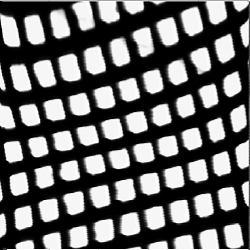
#> input picture Image Processing/Init_250.bmp, 250 x 250 px
$ python 'Image Process Black.py'
#> lines starting #> are read from the running program, lines starting #| are printed output that depends on the picture; after the words box and inside, x2 and y2 are one past the last pixel; in counts of white or black regions, pixels touching at a corner belong together
# The program will take in a slightly warped grid and output a true grid by remapping every point.
# It will track a line of centers, then "straighten" the lines using the average function
# Afterwards, it will take the new lines and arrange them so they closely match a square grid
# with the same rough orientation and size (via average area, average slope of lines)
# this whole transform changes an LUT of each region's upper right corner, and
# linear interpolation is used to transform the image for all future samples.

import numpy as np
import scipy.interpolate as inter
from scipy import ndimage as ndi
import skimage as ski
import skimage.morphology as morph
import skimage.feature as feat
import matplotlib.pyplot as plt
import queue
import copy

squarewidth = 20
squaredist = 5
img_size = 250


class RegionFinder:
    def __init__(self):
        # Grid Properties (actual size is 11 x 8)
        self.ysize = 16
        self.xsize = 16
        self.vsize = 25
        self.wsize = 25

        fig, self.axes = plt.subplots(1, 3)
        self.init = ski.io.imread('Init_250.bmp', as_gray=True)
#> self.init is the input picture: shape (250, 250) float64; min 0, max 1, mean 0.413

        self.axes[0].imshow(self.init, cmap=plt.cm.gray, interpolation='nearest')

        self.warpcenters = self.findWarpedCenters()
        self.latticecenters = self.labelCenters()
        print(self.latticecenters)

        xs = [x[1] for x in self.warpcenters]
        ys = [x[0] for x in self.warpcenters]
        self.axes[0].scatter(xs, ys, s=10)
        self.axes[2].scatter(xs, ys, s=10)

        self.ideal = self.getIdealGrid(self.vsize, self.wsize, self.xsize, self.ysize, 0, 0, 0)
        xss = [x[1] for x in self.ideal.values()]
        yss = [x[0] for x in self.ideal.values()]
        self.axes[0].scatter(xss, yss, s=10)

        fig, tester = plt.subplots(1, 1)
        tester.imshow(self.init, cmap=plt.cm.gray, interpolation='nearest')
        tester.scatter(xs, ys, s=10)

        for pt in self.latticecenters:
            tester.text(pt[0][1], pt[0][0], pt[1].__repr__(), color='white')

        # the axes get flipped because of weird coordinate shenanigans
        self.luty, self.lutx = self.generateMapping(self.latticecenters, self.ideal)
        self.init = self.convertPicture()
        self.axes[1].imshow(ski.io.imread('whitesq.jpg', as_gray=True), cmap=plt.cm.gray)
        self.axes[1].imshow(self.init, cmap=plt.cm.gray)

        xsss = []
        ysss = []
        for i in range(len(xs)):
            xsss.append(int(xs[i] + self.lutx(xs[i], ys[i])))
            ysss.append(int(ys[i] + self.luty(xs[i], ys[i])))

        self.axes[1].scatter(xsss, ysss, s=10)

        # fig, final = plt.subplots(1, 1)
        # final.imshow(self.init, cmap=plt.cm.gray)

        plt.show()

    def findWarpedCenters(self):
        init = self.init

        edges = feat.canny(init, sigma=3.5)
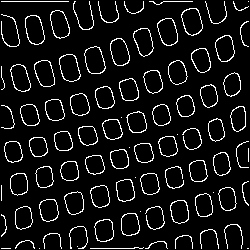
#> edges: shape (250, 250) bool; 8.2% white in thin lines or dots
        edges = morph.dilation(edges)
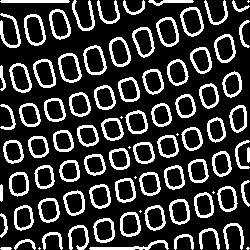
#> edges: shape (250, 250) bool; 22.2% white; 87 white regions (9 under 20 px), largest, box (x1, y1, x2, y2) and area: (89, 240, 169, 250) 256, (24, 14, 46, 46) 234, (0, 13, 21, 48) 233
        filled = ndi.binary_fill_holes(edges)
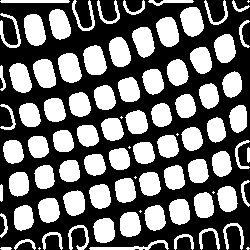
#> filled: shape (250, 250) bool; 42.8% white; 87 white regions (9 under 20 px), largest, box (x1, y1, x2, y2) and area: (24, 14, 46, 46) 549, (58, 53, 82, 83) 548, (83, 45, 107, 75) 546
        filled = morph.erosion(filled)
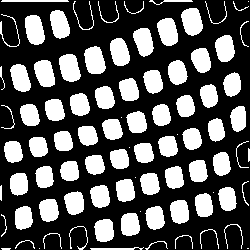
#> filled: shape (250, 250) bool; 34% white; 88 white regions (10 under 20 px), largest, box (x1, y1, x2, y2) and area: (25, 15, 45, 45) 470, (59, 54, 81, 82) 470, (84, 46, 106, 74) 468
        filled = morph.remove_small_objects(filled, min_size=70)
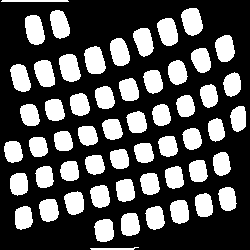
#> filled: shape (250, 250) bool; 32.2% white; 56 white regions
        labeled, _ = ndi.label(filled)
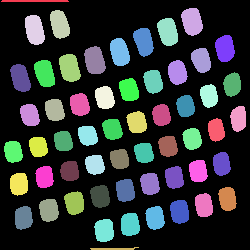
#> labeled: shape (250, 250) int32; 57 distinct labels, from 0 to 56; one colour per label, 0 black

        properties = ski.measure.regionprops(labeled)
#> properties = 56 regions; largest, box (x1, y1, x2, y2) and area: (25, 15, 45, 45) 470, (59, 54, 81, 82) 470, (84, 46, 106, 74) 468, (181, 8, 203, 36) 465, (157, 18, 178, 46) 453
        centers = []
        avg_area = 0
        for k in properties:
            avg_area += k.area
#> this loop made 56 passes
#> avg_area on passes 1 to 12: 134, 599, 1033, 1503, 1956, 2389, 2808, 3241, 3709, 4092, 4562, 4999
#> after the loop, avg_area = 20125
        avg_area /= len(properties)
#> avg_area = 359.4

        for k in properties:
            if 0.5 < k.area / avg_area < 1.5:
                centers.append(k.centroid)
                newcoords = k.coords
                for q in range(len(k.coords)):
                    newcoords[q][1] = k.coords[q][0]
                    newcoords[q][0] = k.coords[q][1]
#> this loop made 56 passes
#> after the loop, centers = 54 pairs, first value 21.07 to 230, second value 12.82 to 238.1

        centers = [(round(x), round(y)) for x, y in centers]
#> centers = 54 pairs, first value 21 to 230, second value 13 to 238
#> in __init__, `self.warpcenters = self.findWarpedCenters()`: self.warpcenters has the same summary as centers in findWarpedCenters

        return centers

    def labelCenters(self):
        latticecenters = []
        oorigin = [1000, 1000]
        curmin = 100000000
        for pt in self.warpcenters:
            if self.distBWPts((125, 125), pt) < curmin:
                curmin = self.distBWPts((125, 125), pt)
                oorigin = pt
#> this loop made 54 passes
#> (curmin, oorigin) on passes 1, 2, 4, 5, 7, 8, 14, 16, 18, 25: (123.7, (21, 192)), (120.7, (24, 59)), (103, (31, 167)), (85.91, (41, 143)), (73.25, (52, 119)), (72.01, (60, 94)), (52.15, (81, 153)), (36.22, (89, 129)), (35, (97, 104)), (11.4, (122, 136))
#> pt on passes 3, 6, 9, 10, 11, 12: (29, 34), (48, 225), (60, 201), (67, 69), (73, 44), (72, 177)
#> after the loop, curmin = 11.4

        initpt = (oorigin, (0, 0))
#> initpt = ((122, 136), (0, 0))
        visited = {}
        BFS = queue.Queue()
        BFS.put(initpt)
        count = 0
        # BFS to fill up all the points
        while BFS.empty() is not True:
            pt = BFS.get()
            count += 1
            if pt[1] in visited:
                continue
            else:
                latticecenters.append(pt)
                visited[pt[1]] = True
            neighbors = self.getNeighbors(pt[0])
            coords = ((0, 1), (-1, 0), (0, -1), (1, 0))
            for i in range(4):
                newcor = (pt[1][0] + coords[i][0], pt[1][1] + coords[i][1])
                if type(neighbors[i]) is not int:
                    BFS.put((neighbors[i][1], newcor))
#> in __init__, `xs = [x[1] for x in self.warpcenters]`: xs = 54 values, max 238 at index 23, min 13 at index 32, mean 124.9
#> in __init__, `ys = [x[0] for x in self.warpcenters]`: ys = 54 values, max 230 at index 53, min 21 at index 0, mean 129.8
        return latticecenters

    def getNeighbors(self, origin):
        narrow_amt = (np.pi / 180) * 30
        # find the 4 closest points to initpt. replace with quickselect alg later
        warp = copy.deepcopy(self.warpcenters)
        closepts = []
        for i in range(9):
            curmin = 100000000
            betpt = [1000, 1000]
            for pt in warp:
                if self.distBWPts(origin, pt) < curmin:
                    curmin = self.distBWPts(origin, pt)
                    betpt = pt
            warp.remove(betpt)
            if i is 0:
                continue
            closepts.append(betpt)

        data = []
        for pt in closepts:
            # more coordinate shenanigans
            ang = np.arctan2(origin[0] - pt[0], pt[1] - origin[1])
            x = [(ang + 2 * np.pi) % (2 * np.pi), pt]
            data.append(x)

        sortedpts = []
        tryar = [0, np.pi / 2, np.pi, 3 * np.pi / 2, 2 * np.pi]
        for i in range(4):
            curmin = 100000000
            betpt = [-1, -1]
            for pt in data:
                multiplier = pow((2 - np.cos(pt[0] - tryar[i])), 2)
                score = self.distBWPts(origin, pt[1]) * multiplier
                if score < curmin:
                    curmin = score
                    betpt = pt
            # it's possible that it should be more complex than betpt[0]+np.pi/4
            # it's possible that this thing doesn't wrap around at 360 deg
            if tryar[i] + narrow_amt <= betpt[0] + np.pi / 4 <= tryar[i + 1] - narrow_amt:
                sortedpts.append(betpt)
            else:
                sortedpts.append(-1)
        return sortedpts

    def distBWPts(self, c1, c2):
        return np.sqrt(pow(c2[0] - c1[0], 2) + pow(c2[1] - c1[1], 2))

    def convertPicture(self):
        pic = self.init
        processed = ski.io.imread('whitesq.jpg', as_gray=True)
        self.axes[2].imshow(pic, cmap=plt.cm.gray)
        for i in range(0, 250, 1):
            for j in range(0, 250, 1):
                dx = int(self.lutx(i, j))
                dy = int(self.luty(i, j))
                ix = i - dx
                iy = j - dy
                if 0 <= ix < 250 and 0 <= iy < 250:
                    processed[j][i] = pic[iy][ix]
        return processed

    def generateMapping(self, warped, ideal):
        # currently closest-neighbor method mapping
        x, y, dx, dy = [], [], [], []
        for warp in warped:
            x.append(warp[0][0])
            y.append(warp[0][1])
            print(ideal)
            dx.append(ideal[(warp[1][0], warp[1][1])][0] - warp[0][0])
            dy.append(ideal[(warp[1][0], warp[1][1])][1] - warp[0][1])

        x = np.asarray(x)
        y = np.asarray(y)
        coors = np.column_stack((x, y))
        dx = np.asarray(dx)
        dy = np.asarray(dy)


        res = 50

        rows = np.arange(0, 251, 250 / res)
        cols = np.arange(0, 251, 250 / res)

        grid_x, grid_y = np.mgrid[0:250:complex(0, res + 1), 0:250:complex(0, res + 1)]

        tlutx = inter.griddata(coors, dx, (grid_x, grid_y))
        tluty = inter.griddata(coors, dy, (grid_x, grid_y))
        tlutx = self.fill(tlutx)
        tluty = self.fill(tluty)
        lutx = inter.interp2d(rows, cols, tlutx)
        luty = inter.interp2d(rows, cols, tluty)

        return lutx, luty

    def getIdealGrid(self, sqh, sqv, numwsquare, numhsquare, angle, tranX, tranY):
#> called with sqh = 25, sqv = 25, numwsquare = 16, numhsquare = 16, angle = 0, tranX = 0, tranY = 0
        cors = {}
        for i in range(numwsquare):
            for j in range(numhsquare):
                ang = np.deg2rad(angle)
                cors[(i - numwsquare / 2, j - numhsquare / 2)] = \
                    (((i - float(numwsquare - 1) / 2) * sqh * np.cos(ang) + tranX -
                      (j - float(numhsquare - 1) / 2) * sqv * np.sin(ang) + img_size / 2,
                      (i - float(numwsquare - 1) / 2) * sqh * np.sin(ang) + tranY +
                      (j - float(numhsquare - 1) / 2) * sqv * np.cos(ang) + img_size / 2))
        return cors

    def fill(self, data, invalid=None):

        if invalid is None:
            invalid = np.isnan(data)

        ind = ndi.distance_transform_edt(invalid, return_distances=False, return_indices=True)
        return data[tuple(ind)]


if __name__ == "__main__":
    g = RegionFinder()
#> (the run stopped early here; a loop or call above may not have finished)
